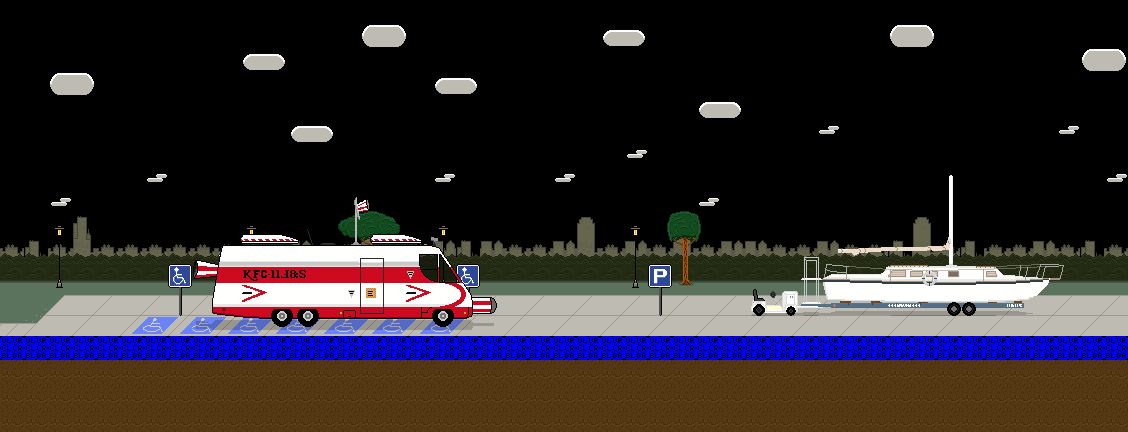

This is a level from a 2D game, rendered from its Tiled map with the project's own tilesets. A one-line summary and the map file follow, with tile-layer data summarised:
An orthogonal 47x18 tile map with 24x24 px tiles, 7 tile layers (city_little_clouds, Clouds, bushes, Background, ...), 2 tilesets and 10 objects (6x material, 4x door).

<map version="1.0" orientation="orthogonal" width="47" height="18" tilewidth="24" tileheight="24">
 <properties>
  <property name="autosave" value="false" />
  <property name="blue" value="249" />
  <property name="floor" value="12" />
  <property name="green" value="154" />
  <property name="offset" value="3" />
  <property name="red" value="125" />
  <property name="soundtrack" value="greendale" />
  <property name="title" value="Parking lot" />
 </properties>
 <tileset firstgid="1" name="parking_lot" tilewidth="24" tileheight="24">
  <image source="../images/tilesets/parking_lot.png" width="480" height="480" />
 </tileset>
 <tileset firstgid="401" name="collisions" tilewidth="24" tileheight="24">
  <image source="../images/tilesets/collisions.png" width="632" height="512" />
 </tileset>
 <layer name="city_little_clouds" width="47" height="18">
  <properties>
   <property name="parallax" value="0.75" />
  </properties>
  <data>[846 cells, 91 non-empty, 7 distinct tile ids]</data>
 </layer>
 <layer name="Clouds" width="47" height="18">
  <properties>
   <property name="parallax" value="0.70" />
  </properties>
  <data>[846 cells, 21 non-empty, 3 distinct tile ids]</data>
 </layer>
 <layer name="bushes" width="47" height="18">
  <properties>
   <property name="parallax" value="0.85" />
  </properties>
  <data>[846 cells, 141 non-empty, 3 distinct tile ids]</data>
 </layer>
 <layer name="Background" width="47" height="18">
  <data>[846 cells, 282 non-empty, 17 distinct tile ids]</data>
 </layer>
 <layer name="Signs" width="47" height="18">
  <data>[846 cells, 42 non-empty, 18 distinct tile ids]</data>
 </layer>
 <layer name="vehicles" width="47" height="18">
  <data>[846 cells, 142 non-empty, 140 distinct tile ids]</data>
 </layer>
 <layer name="collision" width="47" height="18">
  <data>[846 cells, 47 non-empty, 1 distinct tile ids]</data>
 </layer>
 <objectgroup color="#0007a4" name="nodes" width="47" height="18">
  <object name="left" type="door" x="0" y="288" width="24" height="48">
   <properties>
    <property name="instant" value="true" />
    <property name="level" value="greendale-exterior" />
    <property name="to" value="parking-lot" />
   </properties>
  </object>
  <object name="right" type="door" x="1104" y="288" width="24" height="48">
   <properties>
    <property name="instant" value="true" />
    <property name="level" value="greendale-exterior" />
    <property name="to" value="parking-lot-2" />
   </properties>
  </object>
  <object name="main" type="door" x="48" y="288" width="24" height="48" />
  <object name="bone" type="material" x="528" y="312" width="24" height="24" />
  <object name="bone" type="material" x="696" y="312" width="24" height="24" />
  <object name="bone" type="material" x="960" y="312" width="24" height="24" />
  <object name="bone" type="material" x="984" y="312" width="24" height="24" />
  <object name="bone" type="material" x="936" y="312" width="24" height="24" />
  <object name="bone" type="material" x="912" y="312" width="24" height="24" />
  <object name="main2" type="door" x="1056" y="288" width="24" height="48" />
 </objectgroup>
</map>
